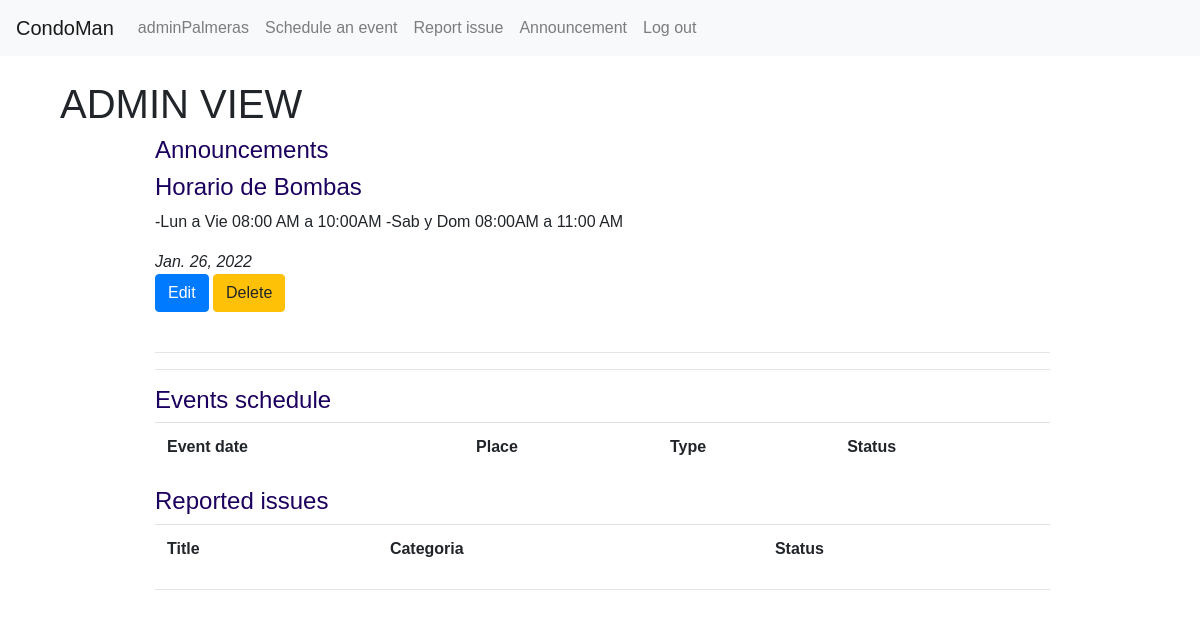
The app's page / (signed in), older data.
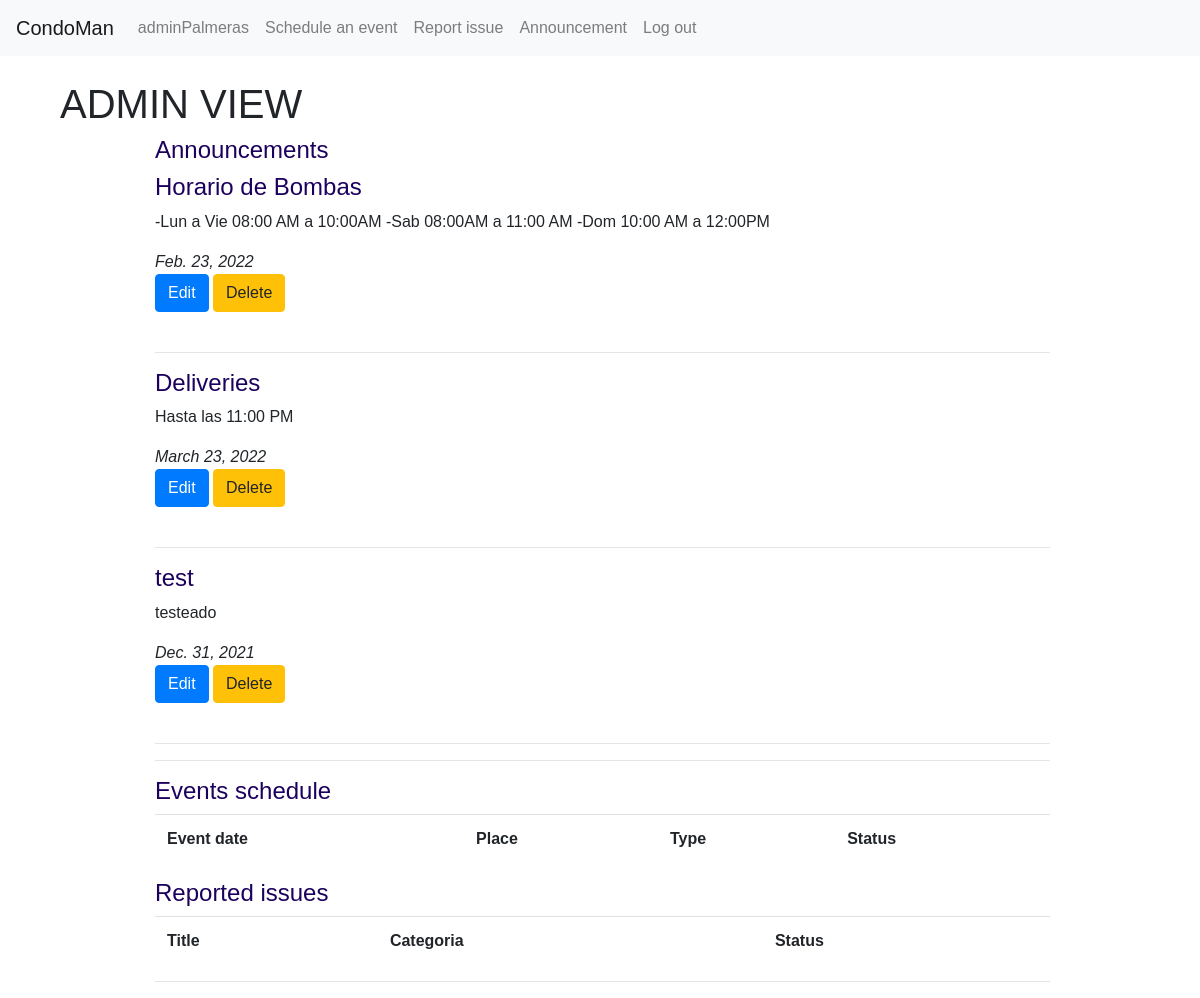
The same page, newer data.
### building/models.py (models this page shows, shortened)
class Announcement(models.Model):
    profile = models.ForeignKey("Profile", on_delete=models.CASCADE, related_name="announcer")
    title = models.CharField(max_length=255)
    content = models.CharField(max_length=20000, blank=True)
    valid_date = models.DateField()
    submited = models.DateTimeField(auto_now=True)

### building/views.py (the view, shortened to what this page needs)
# urls.py: path("", views.index, name="index"),
def index(request):
    if request.user.is_authenticated:
        user = User.objects.get(pk=request.user.id)
        profile = Profile.objects.get(user=user)
        today = date.today()
        if profile.role == "admin":
            eventos = Events.objects.filter(status = "Pending").order_by("event_date")
            days = datetime.timedelta(30)
            today = today - days
            announces = Announcement.objects.filter(valid_date__gte = today  )
            issues = Issues.objects.filter(~Q(status = "solved"))
            return render(request, "building/homeadmin.html", {"events": eventos, "announces": announces, "issues": issues })
    else:
        return HttpResponseRedirect(reverse("login"))

### building/templates/building/homeadmin.html (shortened to what this page needs)
{% extends "building/layout.html" %}
{% block body %}
<h1> ADMIN VIEW</h1>
    <div id="building">
    <div id="home">
        <div style="border: 2%;">
            <h4> Announcements  </h4>
            {% for announce in announces%}
            <div id="announce{{announce.id}}">
                <h4> {{ announce.title}} </h4>
                <p> {{ announce.content }}</p>
                <em> {{ announce.valid_date }}</em><br>
                <input type="button" class="btn btn-primary"  value="Edit" onclick="announce_edit( {{ announce.id }})" />
                <input type="button" class="btn btn-warning"  value="Delete" onclick="announce_delete( {{ announce.id}})" />
                <br>
                <br>
                <hr>
            </div>
            {% endfor%}
        </div>
        <hr>
        <h4> Events schedule</h4>
            <table class="table">
                <tr>
                    <th>Event date</th>
                    <th>Place</th>
                    <th>Type</th>
                    <th>Status</th>
                </tr>
            </table>
        <h4> Reported issues</h4>
            <table class="table">
                <tr>
                    <th>Title</th>
                    <th>Categoria</th>
                    <th>Status</th>
                </tr>
            </table>
    </div>
    <hr>
    </div>
{% endblock %}

Row changes from the older to the newer data that the page shows:
changed Announcement "Horario de Bombas": content "-Lun a Vie 08:00 AM a 10:00AM -Sab y Dom 08:00AM a 11:00 AM" → "-Lun a Vie 08:00 AM a 10:00AM -Sab 08:00AM a 11:00 AM -Dom 10:00 AM a 12:00PM"; valid_date "Jan. 26, 2022" → "Feb. 23, 2022"
added Announcement: title "Deliveries", content "Hasta las 11:00 PM", valid_date "March 23, 2022"
added Announcement: title "test", content "testeado", valid_date "Dec. 31, 2021"
